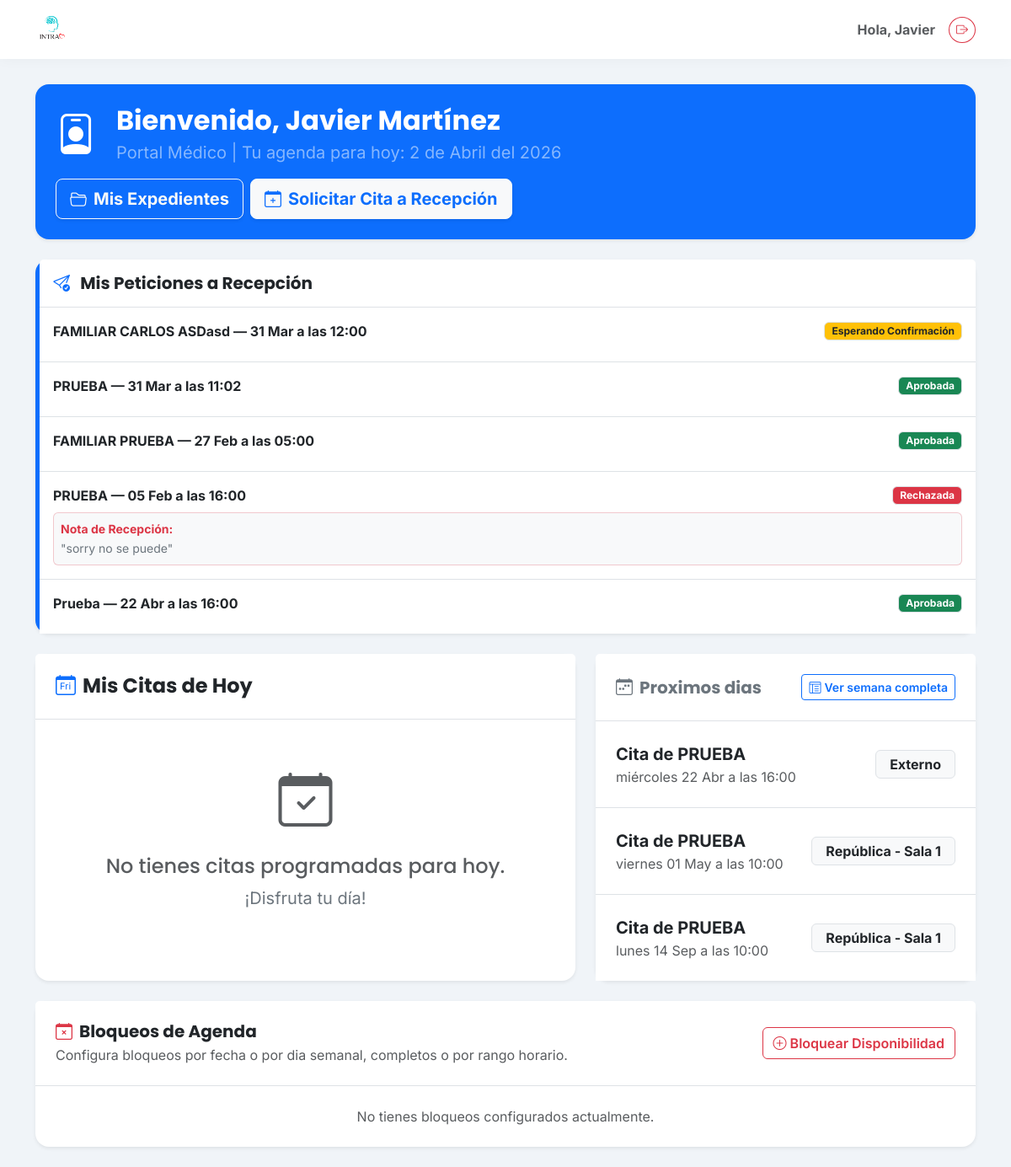
The page /portal-medico/ (signed in) on the database as committed earlier.
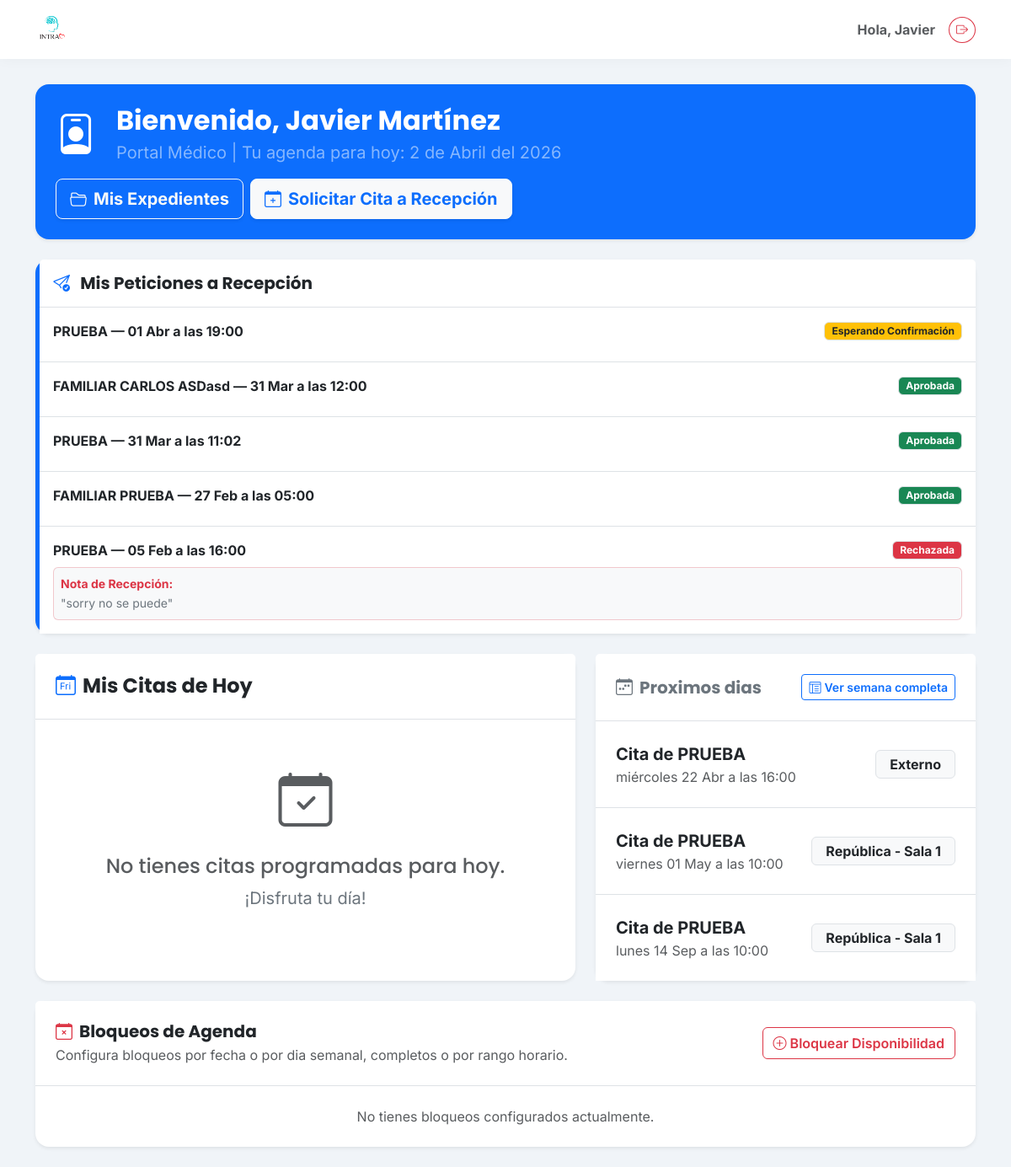
The same page on the database as committed later.
### clinica/models.py (models this page shows, shortened)
class SolicitudCita(models.Model):
    ESTADOS = [
        ('pendiente', 'Pendiente'),
        ('aceptada', 'Aceptada'),
        ('rechazada', 'Rechazada'),
    ]
    paciente_nombre = models.CharField(max_length=150)
    telefono = models.CharField(max_length=20)
    fecha_deseada = models.DateField()
    hora_deseada = models.TimeField(null=True, blank=True)
    terapeuta = models.ForeignKey('Terapeuta', on_delete=models.SET_NULL, null=True, blank=True)
    consultorio = models.ForeignKey('Consultorio', on_delete=models.SET_NULL, null=True, blank=True)
    notas_paciente = models.TextField(blank=True, null=True, help_text="Mensaje original del paciente")
    estado = models.CharField(max_length=20, choices=ESTADOS, default='pendiente')
    motivo_rechazo = models.TextField(blank=True, null=True, help_text="Razón enviada al paciente si se rechaza")
    fecha_creacion = models.DateTimeField(auto_now_add=True)

class Cita(models.Model):
    ESTATUS_CONFIRMADA = 'confirmada'
    ESTATUS_SIN_CONFIRMAR = 'sin_confirmar'
    ESTATUS_REAGENDO = 'reagendo'
    ESTATUS_CANCELO = 'cancelo'
    ESTATUS_SI_ASISTIO = 'si_asistio'
    ESTATUS_NO_ASISTIO = 'no_asistio'
    ESTATUS_INCIDENCIA = 'incidencia'
    ESTATUS_CHOICES = [
        (ESTATUS_CONFIRMADA, 'Confirmada'),
        (ESTATUS_SIN_CONFIRMAR, 'Sin confirmar'),
        (ESTATUS_REAGENDO, 'Reagendo'),
        (ESTATUS_CANCELO, 'Cancelo'),
        (ESTATUS_SI_ASISTIO, 'Si asistio'),
        (ESTATUS_NO_ASISTIO, 'No asistio'),
        (ESTATUS_INCIDENCIA, 'Incidencia'),
    ]
    ESTATUS_ACTIVOS = (
        ESTATUS_CONFIRMADA,
        ESTATUS_SIN_CONFIRMAR,
        ESTATUS_REAGENDO,
        ESTATUS_INCIDENCIA,
    )
    TIPO_NUEVO = 'N'
    TIPO_REFERIDO = 'R'
    TIPO_SEGUIMIENTO = 'S'
    TIPO_PACIENTE_CHOICES = [
        (TIPO_NUEVO, 'Nuevo'),
        (TIPO_REFERIDO, 'Referido'),
        (TIPO_SEGUIMIENTO, 'Seguimiento'),
    ]
    PAGO_CHOICES = [
        ('Terminal', 'Terminal'),
        ('Transferencia', 'Transferencia'),
        ('Efectivo', 'Efectivo'),
        ('Pase', 'Pase'),
    ]
    paciente = models.ForeignKey(Paciente, on_delete=models.CASCADE, related_name='citas')
    pacientes_adicionales = models.ManyToManyField(
        Paciente,
        blank=True,
        related_name='citas_como_adicional',
    )
    fecha = models.DateField()
    hora = models.TimeField()
    tipo_paciente = models.CharField(
        max_length=1,
        choices=TIPO_PACIENTE_CHOICES,
        default=TIPO_SEGUIMIENTO,
    )
    division = models.ForeignKey(Division, on_delete=models.SET_NULL, null=True)
    consultorio = models.ForeignKey(Consultorio, on_delete=models.SET_NULL, null=True)
    servicio = models.ForeignKey(Servicio, on_delete=models.SET_NULL, null=True)
    terapeuta = models.ForeignKey(Terapeuta, on_delete=models.SET_NULL, null=True)
    costo = models.DecimalField(max_digits=10, decimal_places=2, null=True, blank=True)
    metodo_pago = models.CharField(
        max_length=50,
        choices=PAGO_CHOICES,
        null=True,
        blank=True,
    )
    estatus = models.CharField(
        max_length=20,
        choices=ESTATUS_CHOICES,
        default=ESTATUS_SIN_CONFIRMAR,
    )
    folio_fiscal = models.CharField(max_length=100, blank=True, null=True)
    notas = models.TextField(blank=True, null=True)
    def pacientes_display_natural(self):
        nombres = [self.paciente.nombre] if self.paciente_id else []
        nombres.extend(list(self.pacientes_adicionales.values_list('nombre', flat=True)))
        if not nombres:
            return ""
        if len(nombres) == 1:
            return nombres[0]
        if len(nombres) == 2:
            return f"{nombres[0]} y {nombres[1]}"
        return f"{', '.join(nombres[:-1])} y {nombres[-1]}"
    def titulo_cita(self):
        pacientes = self.pacientes_display_natural()
        return f"Cita de {pacientes}" if pacientes else "Cita"
    class Meta:
        verbose_name = "Cita"
        verbose_name_plural = "Citas"
        ordering = ['-fecha', '-hora']

class Paciente(models.Model):
    TIPO_CONTACTO_CHOICES = [
        ('propio', 'Propio'),
        ('madre', 'Madre'),
        ('padre', 'Padre'),
        ('pareja', 'Pareja'),
        ('otro', 'Otro'),
    ]
    SEXO_CHOICES = [
        ('Femenino', 'Femenino'),
        ('Masculino', 'Masculino'),
    ]
    usuario = models.OneToOneField(User, on_delete=models.SET_NULL, null=True, blank=True, related_name='perfil_paciente')
    nombre = models.CharField(max_length=200, verbose_name="Nombre Completo")
    fecha_nacimiento = models.DateField(verbose_name="Fecha de Nacimiento")
    nombre_normalizado = models.CharField(max_length=200, blank=True, editable=False)
    sexo = models.CharField(
        max_length=20,
        choices=SEXO_CHOICES,
        default='Femenino',
        verbose_name="Sexo"
    )
    telefono = models.CharField(max_length=20, verbose_name="Teléfono (WhatsApp)")
    identidad_contacto = models.CharField(max_length=20, choices=TIPO_CONTACTO_CHOICES, default='propio')
    servicio_inicial = models.ForeignKey('Servicio', on_delete=models.SET_NULL, null=True, verbose_name="Servicio Inicial")
    consentimiento_firmado = models.FileField(upload_to='documentos/', blank=True, null=True)
    estudio_socioeconomico = models.FileField(upload_to='documentos/', blank=True, null=True)
    apertura_expediente = models.FileField(upload_to='documentos/', blank=True, null=True)
    resumen_clinico = models.TextField(blank=True, null=True)
    empresa = models.ForeignKey(
        'Empresa', on_delete=models.SET_NULL, null=True, blank=True,
        related_name='pacientes'
    )
    pacientes_relacionados = models.ManyToManyField('self', blank=True, symmetrical=True)
    enlace_resultados = models.URLField(blank=True, null=True)
    fecha_registro = models.DateTimeField(auto_now_add=True)
    class Meta:
        verbose_name = "Paciente"
        verbose_name_plural = "Pacientes"

class Consultorio(models.Model):
    SEDE_CHOICES = [
        ('republica',      'República'),
        ('morelos',        'Morelos'),
        ('colinas',        'Colinas'),
        ('trabajo_social', 'Trabajo Social'),
        ('zoom',           'Zoom / Online'),
        ('externo',        'Externo'),
    ]
    nombre = models.CharField(max_length=100)
    sede   = models.CharField(max_length=20, choices=SEDE_CHOICES, null=True, blank=True)
    def __str__(self):
        return self.nombre

### clinica/views.py (the view)
# urls.py: path('portal-medico/', clinica_views.portal_terapeuta, name='portal_terapeuta'),
@login_required
def portal_terapeuta(request):
    if not hasattr(request.user, 'perfil_terapeuta'):
        return redirect('home')
    mi_perfil = request.user.perfil_terapeuta
    hoy = date.today()
    meses = ['Enero', 'Febrero', 'Marzo', 'Abril', 'Mayo', 'Junio', 'Julio', 'Agosto', 'Septiembre', 'Octubre', 'Noviembre', 'Diciembre']
    fecha_bonita = f"{hoy.day} de {meses[hoy.month - 1]} del {hoy.year}"
    citas_hoy = Cita.objects.filter(
        terapeuta=mi_perfil,
        fecha=hoy,
    ).order_by('hora')
    citas_proximas = Cita.objects.filter(
        terapeuta=mi_perfil,
        fecha__gt=hoy,
    ).order_by('fecha', 'hora')[:10]
    try:
        semana_offset = int(request.GET.get('semana_offset', 0))
    except (TypeError, ValueError):
        semana_offset = 0
    inicio_semana = hoy - timedelta(days=hoy.weekday()) + timedelta(weeks=semana_offset)
    fin_semana = inicio_semana + timedelta(days=6)
    citas_semana = list(
        Cita.objects.filter(
            terapeuta=mi_perfil,
            fecha__gte=inicio_semana,
            fecha__lte=fin_semana,
        )
        .select_related('consultorio', 'servicio', 'paciente')
        .prefetch_related('pacientes_adicionales')
        .order_by('fecha', 'hora')
    )
    citas_por_fecha = defaultdict(list)
    for cita in citas_semana:
        citas_por_fecha[cita.fecha].append(cita)
    dias_semana_cortos = ['Lun', 'Mar', 'Mié', 'Jue', 'Vie', 'Sáb', 'Dom']
    meses_cortos = ['ene', 'feb', 'mar', 'abr', 'may', 'jun', 'jul', 'ago', 'sep', 'oct', 'nov', 'dic']
    agenda_semanal = []
    for offset in range(7):
        fecha_item = inicio_semana + timedelta(days=offset)
        agenda_semanal.append({
            'fecha': fecha_item,
            'nombre_corto': dias_semana_cortos[fecha_item.weekday()],
            'mes_corto': meses_cortos[fecha_item.month - 1],
            'es_hoy': fecha_item == hoy,
            'citas': citas_por_fecha.get(fecha_item, []),
        })
    mis_solicitudes = SolicitudCita.objects.filter(
        terapeuta=mi_perfil
    ).order_by('-fecha_creacion')[:5]
    bloqueos_futuros = mi_perfil.bloqueos_agenda.filter(
        activo=True,
    ).filter(
        Q(tipo_bloqueo=BloqueoAgendaTerapeuta.TIPO_PERMANENTE) |
        Q(fecha_fin__gte=hoy) |
        Q(fecha_fin__isnull=True, fecha_inicio__gte=hoy)
    ).order_by('alcance', 'dia_semana', 'fecha_inicio', 'hora_inicio')
    context = {
        'terapeuta': mi_perfil,
        'citas_hoy': citas_hoy,
        'citas_proximas': citas_proximas,
        'agenda_semanal': agenda_semanal,
        'agenda_inicio_semana': inicio_semana,
        'agenda_fin_semana': fin_semana,
        'agenda_semana_offset': semana_offset,
        'mostrar_agenda_semanal': request.GET.get('ver_agenda') == '1',
        'fecha_bonita': fecha_bonita, # <--- Pasamos la fecha arreglada
        'mis_solicitudes': mis_solicitudes,
        'bloqueos_agenda': bloqueos_futuros,
        'bloqueo_form': BloqueoAgendaTerapeutaForm(),
    }
    return render(request, 'clinica/portal_terapeuta.html', context)

### clinica/templates/clinica/portal_terapeuta.html (shortened to what the changed rows need)
{% extends 'clinica/base.html' %}
{% block content %}
<div class="row mb-4">
    <div class="col-12">
        <div class="card bg-primary text-white shadow-sm border-0 rounded-4">
            <div class="card-body p-4 d-flex justify-content-between align-items-center flex-wrap gap-3">
                <div class="d-flex align-items-center">
                    <div>
                        <h2 class="fw-bold mb-1">Bienvenido, {{ terapeuta.nombre }}</h2>
                    </div>
                </div>
            </div>
        </div>
    </div>
</div>
{% if mis_solicitudes %}
<div class="card shadow-sm border-0 rounded-4 mb-4 border-start border-primary border-5">
    <div class="card-body p-0">
        <div class="list-group list-group-flush">
            {% for solicitud in mis_solicitudes %}
            <div class="list-group-item p-3">
                <div class="d-flex justify-content-between align-items-center mb-2">
                    <strong class="text-dark">{{ solicitud.paciente_nombre }} — {{ solicitud.fecha_deseada|date:"d M" }} a las {{ solicitud.hora_deseada|time:"H:i" }}</strong>
                    {% if solicitud.estado == 'pendiente' %}
                        <span class="badge bg-warning text-dark border px-2 py-1">Esperando Confirmación</span>
                    {% elif solicitud.estado == 'aceptada' %}
                        <span class="badge bg-success border px-2 py-1">Aprobada</span>
                    {% elif solicitud.estado == 'rechazada' %}
                        <span class="badge bg-danger border px-2 py-1">Rechazada</span>
                    {% endif %}
                </div>
                {% if solicitud.estado == 'rechazada' and solicitud.motivo_rechazo %}
                <div class="bg-light p-2 rounded border border-danger border-opacity-25 mt-2">
                    <small class="text-danger fw-bold d-block">Nota de Recepción:</small>
                    <small class="text-secondary">"{{ solicitud.motivo_rechazo }}"</small>
                </div>
                {% endif %}
            </div>
            {% endfor %}
        </div>
    </div>
</div>
{% endif %}
<div class="row g-4">
    <div class="col-lg-5">
        <div class="card shadow-sm border-0 rounded-4">
            <div class="card-body p-0">
                {% if citas_proximas %}
                <div class="list-group list-group-flush">
                    {% for cita in citas_proximas %}
                    <div class="list-group-item p-4">
                        <div class="d-flex justify-content-between align-items-center">
                            <div>
                                <strong class="text-dark d-block fs-5">{{ cita.titulo_cita }}</strong>
                                <span class="text-muted fs-6">{{ cita.fecha|date:"l d M" }} a las {{ cita.hora|time:"H:i" }}</span>
                            </div>
                            <span class="badge bg-light text-dark border px-3 py-2 fs-6">{{ cita.consultorio }}</span>
                        </div>
                    </div>
                    {% endfor %}
                </div>
                {% else %}
                <div class="p-5 text-center text-muted">
                    <p class="fs-5 mb-0">No hay citas futuras agendadas.</p>
                </div>
                {% endif %}
            </div>
        </div>
    </div>
</div>
{% endblock %}

Rows that differ between the two databases and show on the page:
no longer on this page (row unchanged): SolicitudCita: paciente_nombre "Prueba", fecha_deseada "22 Abr", hora_deseada "16:00", estado "Aprobada"
added SolicitudCita: paciente_nombre "PRUEBA", fecha_deseada "01 Abr", hora_deseada "19:00", estado "Esperando Confirmación"
changed SolicitudCita "FAMILIAR CARLOS ASDasd": estado "Esperando Confirmación" → "Aprobada"
